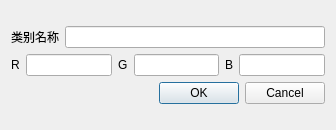
<?xml version="1.0" encoding="UTF-8"?>
<ui version="4.0">
 <class>NewClsDialog</class>
 <widget class="QDialog" name="NewClsDialog">
  <property name="geometry">
   <rect>
    <x>0</x>
    <y>0</y>
    <width>336</width>
    <height>130</height>
   </rect>
  </property>
  <property name="minimumSize">
   <size>
    <width>336</width>
    <height>130</height>
   </size>
  </property>
  <property name="maximumSize">
   <size>
    <width>336</width>
    <height>133</height>
   </size>
  </property>
  <property name="windowTitle">
   <string>Dialog</string>
  </property>
  <layout class="QVBoxLayout" name="verticalLayout_2">
   <item>
    <layout class="QVBoxLayout" name="verticalLayout">
     <item>
      <layout class="QHBoxLayout" name="horizontalLayout_2">
       <item>
        <widget class="QLabel" name="label">
         <property name="text">
          <string>类别名称</string>
         </property>
        </widget>
       </item>
       <item>
        <widget class="QLineEdit" name="lineEdit"/>
       </item>
      </layout>
     </item>
     <item>
      <layout class="QHBoxLayout" name="horizontalLayout_5">
       <item>
        <layout class="QHBoxLayout" name="horizontalLayout">
         <item>
          <widget class="QLabel" name="label_2">
           <property name="text">
            <string>R</string>
           </property>
          </widget>
         </item>
         <item>
          <widget class="QLineEdit" name="REdit"/>
         </item>
        </layout>
       </item>
       <item>
        <layout class="QHBoxLayout" name="horizontalLayout_3">
         <item>
          <widget class="QLabel" name="label_3">
           <property name="text">
            <string>G</string>
           </property>
          </widget>
         </item>
         <item>
          <widget class="QLineEdit" name="GEdit"/>
         </item>
        </layout>
       </item>
       <item>
        <layout class="QHBoxLayout" name="horizontalLayout_4">
         <item>
          <widget class="QLabel" name="label_4">
           <property name="text">
            <string>B</string>
           </property>
          </widget>
         </item>
         <item>
          <widget class="QLineEdit" name="BEdit"/>
         </item>
        </layout>
       </item>
      </layout>
     </item>
     <item>
      <layout class="QHBoxLayout" name="horizontalLayout_6">
       <item>
        <spacer name="horizontalSpacer">
         <property name="orientation">
          <enum>Qt::Horizontal</enum>
         </property>
         <property name="sizeHint" stdset="0">
          <size>
           <width>40</width>
           <height>20</height>
          </size>
         </property>
        </spacer>
       </item>
       <item>
        <widget class="QPushButton" name="okButton">
         <property name="text">
          <string>OK</string>
         </property>
        </widget>
       </item>
       <item>
        <widget class="QPushButton" name="cancelButton">
         <property name="text">
          <string>Cancel</string>
         </property>
        </widget>
       </item>
      </layout>
     </item>
    </layout>
   </item>
  </layout>
 </widget>
 <resources/>
 <connections/>
</ui>
